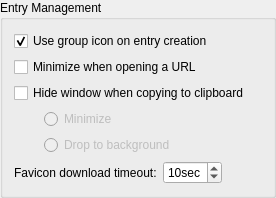
                                            <widget class="QGroupBox" name="entryGroup">
                                                <property name="title">
                                                    <string>Entry Management</string>
                                                </property>
                                                <layout class="QVBoxLayout" name="verticalLayout_6">
                                                    <item>
                                                        <widget class="QCheckBox"
                                                                name="useGroupIconOnEntryCreationCheckBox">
                                                            <property name="text">
                                                                <string>Use group icon on entry creation</string>
                                                            </property>
                                                            <property name="checked">
                                                                <bool>true</bool>
                                                            </property>
                                                        </widget>
                                                    </item>
                                                    <item>
                                                        <widget class="QCheckBox" name="minimizeOnOpenUrlCheckBox">
                                                            <property name="text">
                                                                <string>Minimize when opening a URL</string>
                                                            </property>
                                                        </widget>
                                                    </item>
                                                    <item>
                                                        <widget class="QCheckBox" name="hideWindowOnCopyCheckBox">
                                                            <property name="text">
                                                                <string>Hide window when copying to clipboard</string>
                                                            </property>
                                                        </widget>
                                                    </item>
                                                    <item>
                                                        <layout class="QHBoxLayout" name="hideWindowLayout_1">
                                                            <property name="spacing">
                                                                <number>0</number>
                                                            </property>
                                                            <item>
                                                                <spacer name="hideWindowSpacer_1">
                                                                    <property name="orientation">
                                                                        <enum>Qt::Horizontal</enum>
                                                                    </property>
                                                                    <property name="sizeType">
                                                                        <enum>QSizePolicy::Fixed</enum>
                                                                    </property>
                                                                    <property name="sizeHint" stdset="0">
                                                                        <size>
                                                                            <width>30</width>
                                                                            <height>20</height>
                                                                        </size>
                                                                    </property>
                                                                </spacer>
                                                            </item>
                                                            <item>
                                                                <widget class="QRadioButton"
                                                                        name="minimizeOnCopyRadioButton">
                                                                    <property name="enabled">
                                                                        <bool>false</bool>
                                                                    </property>
                                                                    <property name="text">
                                                                        <string>Minimize</string>
                                                                    </property>
                                                                </widget>
                                                            </item>
                                                        </layout>
                                                    </item>
                                                    <item>
                                                        <layout class="QHBoxLayout" name="hideWindowLayout_2">
                                                            <property name="spacing">
                                                                <number>0</number>
                                                            </property>
                                                            <item>
                                                                <spacer name="hideWindowSpacer_2">
                                                                    <property name="orientation">
                                                                        <enum>Qt::Horizontal</enum>
                                                                    </property>
                                                                    <property name="sizeType">
                                                                        <enum>QSizePolicy::Fixed</enum>
                                                                    </property>
                                                                    <property name="sizeHint" stdset="0">
                                                                        <size>
                                                                            <width>30</width>
                                                                            <height>20</height>
                                                                        </size>
                                                                    </property>
                                                                </spacer>
                                                            </item>
                                                            <item>
                                                                <widget class="QRadioButton"
                                                                        name="dropToBackgroundOnCopyRadioButton">
                                                                    <property name="enabled">
                                                                        <bool>false</bool>
                                                                    </property>
                                                                    <property name="text">
                                                                        <string>Drop to background</string>
                                                                    </property>
                                                                </widget>
                                                            </item>
                                                        </layout>
                                                    </item>
                                                    <item>
                                                        <layout class="QHBoxLayout" name="horizontalLayout">
                                                            <item>
                                                                <widget class="QLabel" name="faviconTimeoutLabel">
                                                                    <property name="text">
                                                                        <string>Favicon download timeout:</string>
                                                                    </property>
                                                                    <property name="buddy">
                                                                        <cstring>faviconTimeoutSpinBox</cstring>
                                                                    </property>
                                                                </widget>
                                                            </item>
                                                            <item>
                                                                <widget class="QSpinBox" name="faviconTimeoutSpinBox">
                                                                    <property name="enabled">
                                                                        <bool>true</bool>
                                                                    </property>
                                                                    <property name="focusPolicy">
                                                                        <enum>Qt::StrongFocus</enum>
                                                                    </property>
                                                                    <property name="accessibleName">
                                                                        <string>Website icon download timeout in
                                                                            seconds
                                                                        </string>
                                                                    </property>
                                                                    <property name="suffix">
                                                                        <string comment="Seconds">sec</string>
                                                                    </property>
                                                                    <property name="minimum">
                                                                        <number>1</number>
                                                                    </property>
                                                                    <property name="maximum">
                                                                        <number>60</number>
                                                                    </property>
                                                                    <property name="value">
                                                                        <number>10</number>
                                                                    </property>
                                                                </widget>
                                                            </item>
                                                            <item>
                                                                <spacer name="horizontalSpacer_2">
                                                                    <property name="orientation">
                                                                        <enum>Qt::Horizontal</enum>
                                                                    </property>
                                                                    <property name="sizeHint" stdset="0">
                                                                        <size>
                                                                            <width>40</width>
                                                                            <height>20</height>
                                                                        </size>
                                                                    </property>
                                                                </spacer>
                                                            </item>
                                                        </layout>
                                                    </item>
                                                </layout>
                                            </widget>
